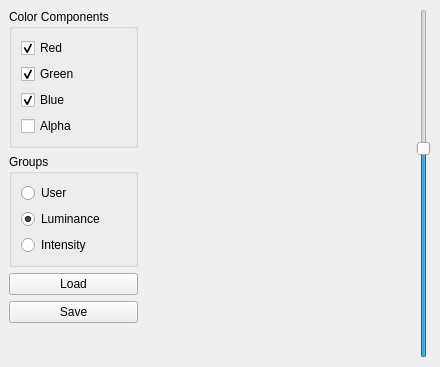
  <widget class="QDockWidget" name="dockWidget_1DTrans" >
   <property name="geometry" >
    <rect>
     <x>0</x>
     <y>773</y>
     <width>440</width>
     <height>367</height>
    </rect>
   </property>
   <property name="minimumSize" >
    <size>
     <width>400</width>
     <height>0</height>
    </size>
   </property>
   <property name="windowTitle" >
    <string>1D Transferfunction Editor</string>
   </property>
   <attribute name="dockWidgetArea" >
    <number>8</number>
   </attribute>
   <widget class="QWidget" name="dockWidgetContents_6" >
    <property name="geometry" >
     <rect>
      <x>0</x>
      <y>22</y>
      <width>440</width>
      <height>345</height>
     </rect>
    </property>
    <layout class="QGridLayout" name="gridLayout_10" >
     <item row="0" column="0" >
      <widget class="QGroupBox" name="groupBox_6" >
       <property name="title" >
        <string>Color Components</string>
       </property>
       <layout class="QVBoxLayout" name="verticalLayout_8" >
        <item>
         <widget class="QCheckBox" name="checkBox_Red" >
          <property name="text" >
           <string>Red</string>
          </property>
          <property name="checked" >
           <bool>true</bool>
          </property>
         </widget>
        </item>
        <item>
         <widget class="QCheckBox" name="checkBox_Green" >
          <property name="text" >
           <string>Green</string>
          </property>
          <property name="checked" >
           <bool>true</bool>
          </property>
         </widget>
        </item>
        <item>
         <widget class="QCheckBox" name="checkBox_Blue" >
          <property name="text" >
           <string>Blue</string>
          </property>
          <property name="checked" >
           <bool>true</bool>
          </property>
         </widget>
        </item>
        <item>
         <widget class="QCheckBox" name="checkBox_Alpha" >
          <property name="text" >
           <string>Alpha</string>
          </property>
         </widget>
        </item>
       </layout>
      </widget>
     </item>
     <item rowspan="5" row="0" column="1" >
      <widget class="QLabel" name="label_11" >
       <property name="sizePolicy" >
        <sizepolicy vsizetype="Expanding" hsizetype="Expanding" >
         <horstretch>0</horstretch>
         <verstretch>0</verstretch>
        </sizepolicy>
       </property>
       <property name="toolTip" >
        <string>This pane displays the four color components against the value in the data. In the background a histogram of the datavalues is shown. The 1D color component functions can be changed by clicking and drawing in this pane. The Histogram can be scaled with the slider to the right.</string>
       </property>
       <property name="text" >
        <string/>
       </property>
       <property name="pixmap" >
        <pixmap>trans1d.png</pixmap>
       </property>
       <property name="scaledContents" >
        <bool>true</bool>
       </property>
      </widget>
     </item>
     <item rowspan="5" row="0" column="2" >
      <widget class="QSlider" name="verticalSlider" >
       <property name="toolTip" >
        <string>Scales the histogram</string>
       </property>
       <property name="value" >
        <number>60</number>
       </property>
       <property name="orientation" >
        <enum>Qt::Vertical</enum>
       </property>
      </widget>
     </item>
     <item row="1" column="0" >
      <widget class="QGroupBox" name="groupBox_7" >
       <property name="title" >
        <string>Groups</string>
       </property>
       <layout class="QVBoxLayout" name="verticalLayout_9" >
        <item>
         <widget class="QRadioButton" name="radioButton_User" >
          <property name="text" >
           <string>User</string>
          </property>
         </widget>
        </item>
        <item>
         <widget class="QRadioButton" name="radioButton_Luminance" >
          <property name="text" >
           <string>Luminance</string>
          </property>
          <property name="checked" >
           <bool>true</bool>
          </property>
         </widget>
        </item>
        <item>
         <widget class="QRadioButton" name="radioButton_Intensity" >
          <property name="text" >
           <string>Intensity</string>
          </property>
         </widget>
        </item>
       </layout>
      </widget>
     </item>
     <item row="4" column="0" >
      <spacer name="verticalSpacer_11" >
       <property name="orientation" >
        <enum>Qt::Vertical</enum>
       </property>
       <property name="sizeHint" stdset="0" >
        <size>
         <width>104</width>
         <height>12</height>
        </size>
       </property>
      </spacer>
     </item>
     <item row="2" column="0" >
      <widget class="QPushButton" name="pushButton_15" >
       <property name="text" >
        <string>Load</string>
       </property>
      </widget>
     </item>
     <item row="3" column="0" >
      <widget class="QPushButton" name="pushButton_16" >
       <property name="text" >
        <string>Save</string>
       </property>
      </widget>
     </item>
    </layout>
   </widget>
  </widget>
